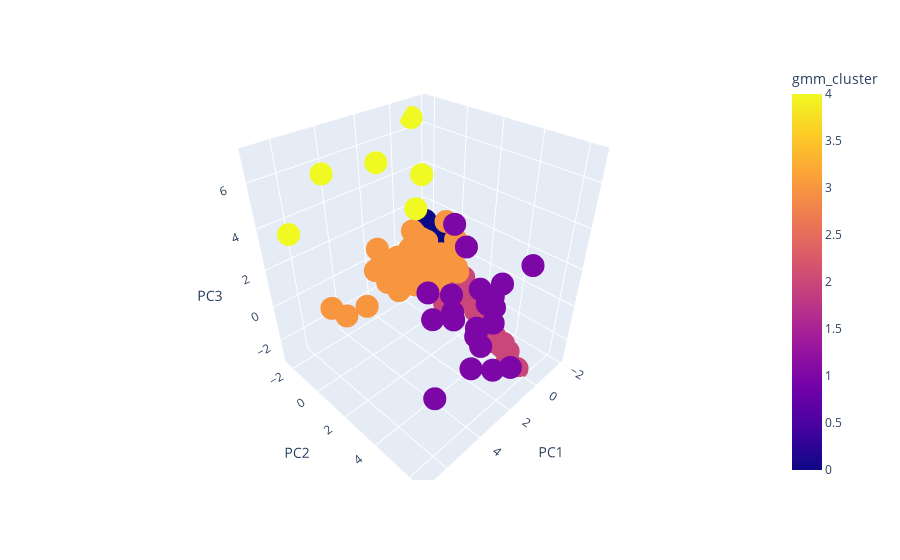

The code cell stored with this chart in its notebook:
### Code cell
fig = px.scatter_3d(data_normal, x='PC1', y='PC2', z='PC3',
              color='gmm_cluster')
fig.show()

### Figure 1 — Plotly figure (JSON) as saved in the notebook; plotly's stock layout.template omitted (floating-point values rounded to 4 significant figures; data arrays with more than 128 entries replaced by an {"elided": "..."} marker saying what was removed)
{"data": [{"hovertemplate": "PC1=%{x}<br>PC2=%{y}<br>PC3=%{z}<br>gmm_cluster=%{marker.color}<extra></extra>", "legendgroup": "", "marker": {"color": {"elided": "303 int values"}, "coloraxis": "coloraxis", "symbol": "circle"}, "mode": "markers", "name": "", "scene": "scene", "showlegend": false, "type": "scatter3d", "x": {"elided": "303 float values"}, "y": {"elided": "303 float values"}, "z": {"elided": "303 float values"}}], "layout": {"coloraxis": {"colorbar": {"title": {"text": "gmm_cluster"}}, "colorscale": [[0, "#0d0887"], [0.1111, "#46039f"], [0.2222, "#7201a8"], [0.3333, "#9c179e"], [0.4444, "#bd3786"], [0.5556, "#d8576b"], [0.6667, "#ed7953"], [0.7778, "#fb9f3a"], [0.8889, "#fdca26"], [1, "#f0f921"]]}, "legend": {"tracegroupgap": 0}, "margin": {"t": 60}, "scene": {"domain": {"x": [0, 1], "y": [0, 1]}, "xaxis": {"title": {"text": "PC1"}}, "yaxis": {"title": {"text": "PC2"}}, "zaxis": {"title": {"text": "PC3"}}}}}
